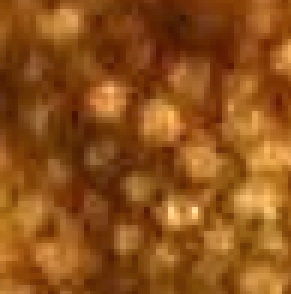
#> input picture More_images/135164_D-1.png, 97 x 98 px (shown 3 times larger); its folder holds only this picture in this run
$ jupyter execute --allow-errors Customized-based-on-trial.ipynb   (shell and % lines are left out)   (older library calls are emulated)
#> lines starting #> are read from the running program, lines starting #| are printed output that depends on the picture; after the words box and inside, x2 and y2 are one past the last pixel; in counts of white or black regions, pixels touching at a corner belong together; long printed decimals are rounded
[cell 1]
import cv2
import numpy as np
from datascience import *
import matplotlib as mpl
from matplotlib import pyplot as plt
import sys
import os
import warnings
warnings.filterwarnings('ignore')
import matplotlib.pyplot as plt
mpl.rcParams['figure.dpi'] = 150

from IPython.display import set_matplotlib_formats
set_matplotlib_formats('retina')

[cell 2]
images = []
image_names = []
labeled_imgs = []
original_img1 = []

original_img = []
filter_img = []

__Notes__:

__Approach__: Trying to use a block size in the middle of a block size used for large scales and small scales create an initial binarization that will help us figure out the best adpative block size and iteration amount.


__Noise__: Also exploring how to remove noise. In this code as a last step I remove spots that are significantly smaller than the average scale size.

__TODO__: Thinking of applying watershed segmentation at the end to remove overlapping scales. We also need to refine the current process by which we decide the block size and iteration size for our adapative thresholding approach.

[cell 3]
#access img directory
dirname = 'More_images/'

#create an iterator object for img directory
directory = os.scandir(dirname)

print(os.listdir(dirname))

def initial_binarization(initial_block_size, initial_iteration, customized):
#> called with initial_block_size = 41, initial_iteration = 4
    index = 0;
    images.clear

    #iterates through each image in the directory
    for img in directory:
        img_name = img.name
        if (img_name != '.ipynb_checkpoints'):

            image_names.append(img.name)

            #read the image, convert to grayscale add to array and title + blur
            img = cv2.imread(dirname + "" + img_name)
#> img is the input picture: shape (98, 97, 3); mean B, G, R 25.7, 81.1, 142.5
            original_img1.append(img)

            gray = cv2.cvtColor(img, cv2.COLOR_BGR2GRAY)
            original_img.append(gray)
            title = img_name
            img = gray
# [13 lines of commented-out code are left out]
            blur = cv2.GaussianBlur(img,(5,5),0)
            blur = cv2.bilateralFilter(blur,20,10,60)

            filter_img.append(blur)
            #if the customized block size has not yet been determined this if statement will run
            if(len(customized)==0):
                #print("Initial Value used")
                thresh = cv2.adaptiveThreshold(blur, 255, cv2.ADAPTIVE_THRESH_MEAN_C, cv2.THRESH_BINARY, initial_block_size, -2)
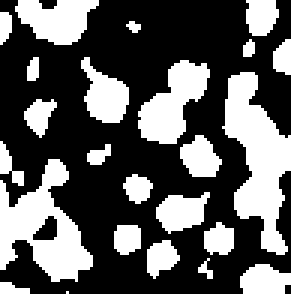
#> thresh: shape (98, 97) (shown 3 times larger); 36.3% white; 24 white regions (4 under 20 px), largest, box (x1, y1, x2, y2) and area: (74, 24, 97, 85) 727, (0, 53, 31, 94) 631, (46, 20, 70, 48) 366

            #if customized block size has been determined
            else:
                print("Customized Values used")
                print(block_size[index][0], block_size[index][1])
                thresh = cv2.adaptiveThreshold(blur, 255, cv2.ADAPTIVE_THRESH_MEAN_C, cv2.THRESH_BINARY, block_size[index][0], -2)

            kernel = np.ones((3,3),np.uint8)

            #if the customized iteration number has not yet been determined this if statement will run
            if(len(customized)==0):
                opening = cv2.morphologyEx(thresh,cv2.MORPH_OPEN,kernel, iterations = 5)
#> opening: shape (98, 97); 11.6% white; 7 white regions, largest, box (x1, y1, x2, y2) and area: (76, 35, 97, 58) 315, (47, 33, 61, 46) 177, (81, 60, 93, 72) 143

            #if customized array is greater than size 0 iteration number has been determined
            else:
                opening = cv2.morphologyEx(thresh,cv2.MORPH_OPEN,kernel, iterations=block_size[index][1])


            # sure background area
            sure_bg = cv2.dilate(opening,kernel,iterations=1)
#> sure_bg: shape (98, 97); 15.3% white; 6 white regions, box (x1, y1, x2, y2) and area: (75, 34, 97, 73) 589, (46, 32, 62, 47) 235, (29, 27, 42, 40) 169, (14, 79, 27, 92) 169, (0, 68, 12, 81) 156, (80, 89, 96, 98) 141

            # Finding sure foreground area: What does cv2.DIST do?
            dist_transform = cv2.distanceTransform(opening,cv2.DIST_L2,5)
            ret, sure_fg = cv2.threshold(dist_transform, 1.5, 255, 0)
#> sure_fg: shape (98, 97) float32; 8.4% white; 7 white regions, largest, box (x1, y1, x2, y2) and area: (77, 36, 97, 57) 240, (48, 34, 60, 45) 127, (82, 61, 92, 71) 99

            # Finding unknown region
            sure_fg = np.uint8(sure_fg)
            unknown = cv2.subtract(sure_bg,sure_fg)
#> unknown: shape (98, 97); 6.9% white in thin lines or dots, all inside (x1, y1, x2, y2) = (0, 27, 97, 98)

            #adding sure_fg binarization to list of images
            images.append(sure_fg)

            #plt.subplot(1,3,1), plt.imshow(gray, 'gray')
            #plt.subplot(1,3,2), plt.imshow(sure_fg, 'gray')


            # Label and count (taken from maggie's code)
            # source: https://medium.com/analytics-vidhya/images-processing-segmentation-and-objects-counting-in-an-image-with-python-and-opencv-216cd38aca8e
            count, labels = cv2.connectedComponents(sure_fg)
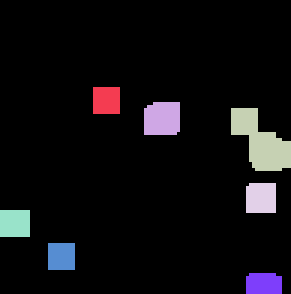
#> labels: shape (98, 97) int32 (shown 3 times larger); 8 distinct labels, from 0 to 7; one colour per label, 0 black
#> count = 8
            count = count - 1 # background doesn't count as a scale
#> count = 7
            label_hue = np.uint8(179 * labels / np.max(labels))
            blank_ch = 255 * np.ones_like(label_hue)
            labeled_img = cv2.merge([label_hue, blank_ch, blank_ch])
            labeled_img = cv2.cvtColor(labeled_img, cv2.COLOR_HSV2BGR)
            labeled_img[label_hue == 0] = 0

            if(len(customized) != 0):
                labeled_imgs.append(labeled_img)

            #plt.subplot(1, 3, 3), plt.imshow(labeled_img, 'gray')
            #plt.title('Count: ' + str(count))
            #plt.show()
            index += 1

print("INITIAL TEST BINARIZATION\n")
initial_binarization(41, 4, [])

[cell 4]
'''
img = original_img[9]

plt.imshow(img, 'gray')
plt.show()

log = np.log(img)
log = log-np.min(log+1)
log = log/np.max(log)*255
log = log.astype(float)
plt.imshow(log, 'gray')
plt.show()

blur = cv2.GaussianBlur(log,(5,5),0)
#blur = cv2.GaussianBlur(blur,(5,5),0).astype(int)
blur = cv2.bilateralFilter(blur,20,10,200)

plt.imshow(blur, 'gray')
plt.show()
'''

[cell 5]
#Factors that go into seeing if a scale is correct: size of the scale: distance of the scale to other scales
#Maybe look also at the distance of the scale from the
#arrays that keep track of important measurements
average_size = []
scale_num_per_img = []
sizes_of_scales = []
total_stats = []

#iterates through images to determine average size and count of scales in initial binarization

for i in np.arange(len(images)):
    img = images[i]
    #plt.imshow(img)
    #plt.show()

    binary_map = (img > 0).astype(np.uint8)
    connectivity = 4 # or whatever you prefer
    output = cv2.connectedComponentsWithStats(binary_map, connectivity, cv2.CV_32S)

    num_labels = output[0]
    # The second cell is the label matrix
    labels = output[1]
    # The third cell is the stat matrix
    stats = output[2]
    # The fourth cell is the centroid matrix
    centroids = output[3]

    #print("Sizes of all scales:", stats[1:,-1])
    print("Number of scales detected (including noise)", num_labels - 1)
    print("Average size of scales: ", np.average(stats[1:,-1]))
    print("\n")

    sizes_of_scales.append((stats[1:,-1]))
    average_size.append(([num_labels, np.average(stats[1:,-1])]))
    total_stats.append([num_labels,stats[1:,-1], stats[1:,-1]])
#> this loop made 1 pass
#> (connectivity, num_labels) on pass 1: (4, 8)
#| Number of scales detected (including noise) 7
#| Average size of scales:  114.143
#> after the loop, average_size = [[8, 114.1]]; sizes_of_scales = [[81, 127, 240, 99, 90, 81, 81]]; total_stats = [[8, [81, 127, 240, 99, 90, 81, 81], [81, 127, 240, 99, 90, 81, 81]]]

__Desicions__
Based on the results of the initial binarization in the code below we deicide a block size and a iteration amount:

1. If nothing shows up in initial binarization this indicates small scales: block size is 15 iteration is 1
2. If sclaes do show up but average area size of scales is less than 350 pixel: use block size 25 and iteration 2
3. If scales do show up but average area size of scales greater than 350 pixel: use block size 75 and iteration 1

[cell 6]
#array that stores final block size and iteration statistics
block_size = []

#tentative if statements: based on initial binarization determines block and iteration size
for stat in average_size:
    index = 0
    if stat[0] <= 1:
        block_size.append([15,1])

    elif stat[1] < 350 and max(sizes_of_scales[index]) < 300:
        block_size.append([21, 2])

    elif stat[1] < 350 and max(sizes_of_scales[index]) > 300:
        block_size.append([25, 2])

    else:
        block_size.append([65, 2])
        index +=1
#> this loop made 1 pass
#> (stat, index) on pass 1: ([8, 114.1], 0)
#> after the loop, block_size = [[21, 2]]


#> (the rest of this cell did not finish here and is left out)

[cell 7]
dirname = 'More_images/'

#create an iterator object for img directory
directory = os.scandir(dirname)
images = []
initial_binarization(0, 0, block_size)
#> call 2 of initial_binarization, with initial_block_size = 0, initial_iteration = 0
#| 21 2
#> in initial_binarization (call 2), `thresh = cv2.adaptiveThreshold(blur, 255, cv2.ADAPTIVE_THRESH_MEAN_C, ..`:
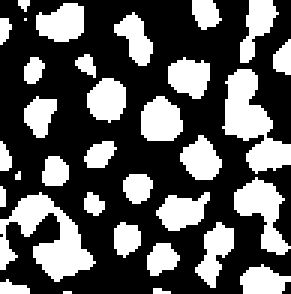
#> thresh: shape (98, 97) (shown 3 times larger); 35.1% white; 33 white regions (6 under 20 px), largest, box (x1, y1, x2, y2) and area: (0, 64, 32, 94) 427, (74, 23, 97, 58) 387, (78, 59, 97, 85) 230
#> in initial_binarization (call 2), `kernel = np.ones((3,3),np.uint8)`: kernel = [[1, 1, 1], [1, 1, 1], [1, 1, 1]]
#> in initial_binarization (call 2), `opening = cv2.morphologyEx(thresh,cv2.MORPH_OPEN,kernel, iterations=bl..`: opening: shape (98, 97); 30.2% white; 31 white regions, largest, box (x1, y1, x2, y2) and area: (75, 23, 90, 46) 253, (12, 74, 30, 92) 216, (47, 33, 60, 47) 160
#> in initial_binarization (call 2), `sure_bg = cv2.dilate(opening,kernel,iterations=1)`: sure_bg: shape (98, 97); 43.7% white; 28 white regions, largest, box (x1, y1, x2, y2) and area: (74, 22, 97, 58) 499, (11, 73, 31, 93) 292, (11, 0, 29, 15) 219
#> in initial_binarization (call 2), `ret, sure_fg = cv2.threshold(dist_transform, 1.5, 255, 0)`: sure_fg: shape (98, 97) float32; 18.9% white; 31 white regions (7 under 20 px), largest, box (x1, y1, x2, y2) and area: (76, 24, 89, 45) 175, (13, 75, 29, 91) 148, (48, 34, 59, 46) 110
#> in initial_binarization (call 2), `unknown = cv2.subtract(sure_bg,sure_fg)`:
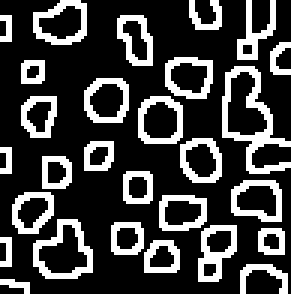
#> unknown: shape (98, 97) (shown 3 times larger); 24.8% white in thin lines or dots
#> in initial_binarization (call 2), `count, labels = cv2.connectedComponents(sure_fg)`:
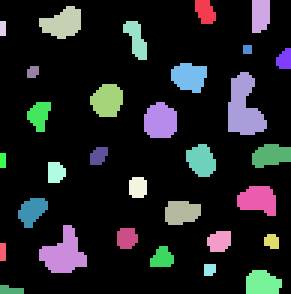
#> labels: shape (98, 97) int32 (shown 3 times larger); 32 distinct labels, from 0 to 31; one colour per label, 0 black
#> in initial_binarization (call 2), `count, labels = cv2.connectedComponents(sure_fg)`: count = 32
#> in initial_binarization (call 2), `count = count - 1 # background doesn't count as a scale`: count = 31
#> in initial_binarization (call 2), `blank_ch = 255 * np.ones_like(label_hue)`: blank_ch: shape (98, 97); every value is 255
#> in initial_binarization (call 2), `labeled_img = cv2.cvtColor(labeled_img, cv2.COLOR_HSV2BGR)`:
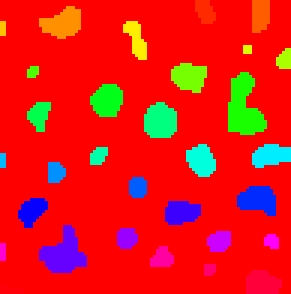
#> labeled_img: shape (98, 97, 3) (shown 3 times larger); mean B, G, R 24.1, 26, 225.6
#> in initial_binarization (call 2), `labeled_img[label_hue == 0] = 0`:
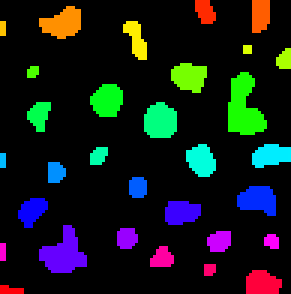
#> labeled_img: shape (98, 97, 3) (shown 3 times larger); mean B, G, R 24.1, 26, 18.7

[cell 8]
initial_binarization(41, 4,[])

[cell 9]
all_scale_counts = [i[0] for i in total_stats]
#> all_scale_counts = [8]
all_sizes = [i[1] for i in total_stats]
#> all_sizes = [[81, 127, 240, 99, 90, 81, 81]]

#sorts all_sizes so that the sizes of the scales are arranged from largest to smallest in array
for array_index in np.arange(len(all_sizes) - 1):
        all_sizes[array_index].sort()
        all_sizes[array_index] = all_sizes[array_index][::-1]
#> this loop made 0 passes

averages = []
for size_array in all_sizes:
    num_nums = (np.rint(len(size_array)/2)).astype(int)
    averages = np.append(averages, np.average(size_array[0:num_nums]))
#> this loop made 1 pass
#> (size_array, num_nums, averages) on pass 1: ([81, 127, 240, 99, 90, 81, 81], 4, [136.8])

print(averages)
#| [136.75]

[cell 10]
# [11 lines left out: function overlay, not called in this run]

__NOISE REMOVAL__

[cell 11]
without_r = []
print("TRYING TO CLEAN UP THE IMAGES AND REMOVE SMALL SPECKELS: SHOULD TAKE INTO ACCOUNT DISTANCE AND SIZE")

index = 0;
#> (the rest of this cell did not finish here and is left out)

__NOTES__
In the following code we expeariment with how optimizing roundness (which we calculated as the area of the scale/area of surrounding box) effects the count and segmentation.

[cell 12]
ws = []
# [13 lines left out: function countScales, not called in this run]

[cell 13]
# import the necessary packages
from skimage.feature import peak_local_max
from skimage.morphology import watershed
from scipy import ndimage
import numpy as np
import argparse
import imutils
import cv2
# construct the argument parse and parse the arguments
ap = argparse.ArgumentParser()
ap.add_argument("-i", "--image", required=True,
	help="path to input image")
args = vars(ap.parse_args())
# load the image and perform pyramid mean shift filtering
# to aid the thresholding step
image = cv2.imread(args["image"])
shifted = cv2.pyrMeanShiftFiltering(image, 21, 51)
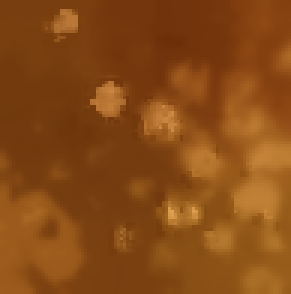
#> shifted: shape (98, 97, 3) (shown 3 times larger); mean B, G, R 21.5, 74.5, 135.4
cv2.imshow("Input", image)
# convert the mean shift image to grayscale, then apply
# Otsu's thresholding
gray = cv2.cvtColor(shifted, cv2.COLOR_BGR2GRAY)
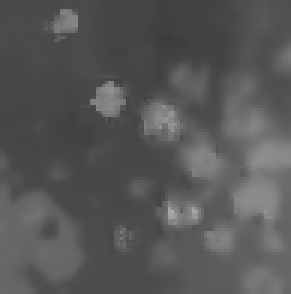
#> gray: shape (98, 97) (shown 3 times larger); min 60, max 172, mean 86.7
thresh = cv2.threshold(gray, 0, 255,
	cv2.THRESH_BINARY | cv2.THRESH_OTSU)[1]
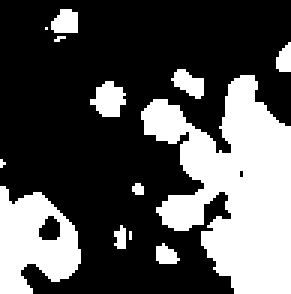
#> thresh: shape (98, 97) (shown 3 times larger); 32.4% white; 13 white regions (5 under 20 px), largest, box (x1, y1, x2, y2) and area: (47, 25, 97, 98) 2092, (0, 62, 27, 98) 641, (30, 27, 42, 39) 97
cv2.imshow("Thresh", thresh)

$ run again, on More_images/135164_V-2.png
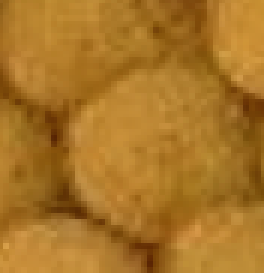
#> input picture More_images/135164_V-2.png, 88 x 91 px (shown 3 times larger)
#> in initial_binarization, img is the input picture: shape (91, 88, 3); mean B, G, R 39.3, 117.1, 169.2
#> sure_bg: shape (91, 88); 55.9% white; 2 black regions (1 under 20 px), largest, box (x1, y1, x2, y2) and area: (0, 0, 88, 91) 3532
#> unknown: shape (91, 88); 13.2% white in thin lines or dots
#> labels: shape (91, 88) int32; 7 distinct labels, from 0 to 6
#> in initial_binarization, `count, labels = cv2.connectedComponents(sure_fg)`: count = 7
#> in initial_binarization, `count = count - 1 # background doesn't count as a scale`: count = 6
#> the loop `for i in np.arange(len(images)):` made 1 pass
#> (connectivity, num_labels) on pass 1: (4, 7)
#> (printed output is left out)
#> after the loop `for i in np.arange(len(images)):`: average_size = [[7, 569.2]]; sizes_of_scales = [[655, 390, 1287, 94, 489, 500]]; total_stats = [[7, [655, 390, 1287, 94, 489, 500], [655, 390, 1287, 94, 489, 500]]]
#> the loop `for stat in average_size:` made 1 pass
#> (stat, index) on pass 1: ([7, 569.2], 1)
#> after the loop `for stat in average_size:`: block_size = [[65, 2]]
#| 65 2
#> in initial_binarization (call 2), `kernel = np.ones((3,3),np.uint8)`: kernel = [[1, 1, 1], [1, 1, 1], [1, 1, 1]]
#> sure_bg: shape (91, 88); 59% white; 2 black regions (1 under 20 px), largest, box (x1, y1, x2, y2) and area: (0, 0, 88, 91) 3276
#> unknown: shape (91, 88); 12.8% white in thin lines or dots
#> in initial_binarization (call 2), `count, labels = cv2.connectedComponents(sure_fg)`:
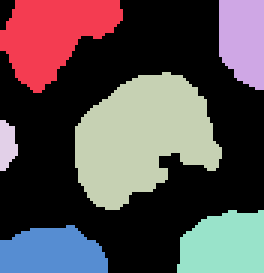
#> labels: shape (91, 88) int32 (shown 3 times larger); 7 distinct labels, from 0 to 6; one colour per label, 0 black
#> in initial_binarization (call 2), `count, labels = cv2.connectedComponents(sure_fg)`: count = 7
#> in initial_binarization (call 2), `count = count - 1 # background doesn't count as a scale`: count = 6
#> blank_ch: shape (91, 88); every value is 255
#> all_scale_counts = [7]
#> all_sizes = [[655, 390, 1287, 94, 489, 500]]
#> the loop `for size_array in all_sizes:` made 1 pass
#> (size_array, num_nums, averages) on pass 1: ([655, 390, 1287, 94, 489, 500], 3, [777.3])
#| [777.333]
#> `thresh = cv2.threshold(gray, 0, 255, cv2.THRESH_BINARY | cv2.THRESH_OT..`:
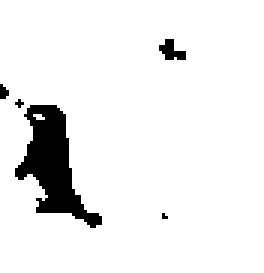
#> thresh: shape (91, 88) (shown 3 times larger); 93% white; 5 black regions (3 under 20 px), largest, box (x1, y1, x2, y2) and area: (5, 35, 34, 76) 504, (53, 13, 62, 20) 37

$ run again, on More_images/135164_V-3png.png
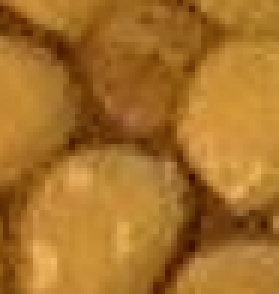
#> input picture More_images/135164_V-3png.png, 93 x 98 px (shown 3 times larger)
#> in initial_binarization, img is the input picture: shape (98, 93, 3); mean B, G, R 41.9, 112.5, 166.1
#> sure_bg: shape (98, 93); 55.5% white; 2 black regions, box (x1, y1, x2, y2) and area: (0, 0, 93, 98) 4013, (87, 36, 93, 45) 44
#> unknown: shape (98, 93); 11.1% white in thin lines or dots
#> labels: shape (98, 93) int32; 6 distinct labels, from 0 to 5
#> in initial_binarization, `count, labels = cv2.connectedComponents(sure_fg)`: count = 6
#> in initial_binarization, `count = count - 1 # background doesn't count as a scale`: count = 5
#> the loop `for i in np.arange(len(images)):` made 1 pass
#> (connectivity, num_labels) on pass 1: (4, 6)
#> (printed output is left out)
#> after the loop `for i in np.arange(len(images)):`: average_size = [[6, 809.6]]; sizes_of_scales = [[111, 558, 1197, 1750, 432]]; total_stats = [[6, [111, 558, 1197, 1750, 432], [111, 558, 1197, 1750, 432]]]
#> the loop `for stat in average_size:` made 1 pass
#> (stat, index) on pass 1: ([6, 809.6], 1)
#> after the loop `for stat in average_size:`: block_size = [[65, 2]]
#| 65 2
#> sure_bg: shape (98, 93); 59.6% white; 1 black region, box (x1, y1, x2, y2) and area: (0, 0, 93, 98) 3678
#> unknown: shape (98, 93); 12.4% white in thin lines or dots
#> labels: shape (98, 93) int32; 8 distinct labels, from 0 to 7
#> blank_ch: shape (98, 93); every value is 255
#> all_scale_counts = [6]
#> all_sizes = [[111, 558, 1197, 1750, 432]]
#> the loop `for size_array in all_sizes:` made 1 pass
#> (size_array, num_nums, averages) on pass 1: ([111, 558, 1197, 1750, 432], 2, [334.5])
#| [334.5]
#> `thresh = cv2.threshold(gray, 0, 255, cv2.THRESH_BINARY | cv2.THRESH_OT..`:
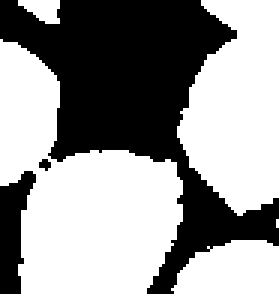
#> thresh: shape (98, 93) (shown 3 times larger); 59.2% white; 3 black regions (1 under 20 px), largest, box (x1, y1, x2, y2) and area: (0, 0, 93, 98) 3411, (0, 57, 12, 98) 297
